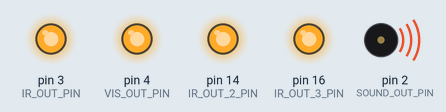
The sketch below on a simulated Arduino Uno, built with avr-gcc and run on an emulated ATmega328P. Parts: output pins drawn as LEDs (lit = HIGH), buzzer (waves = sounding). Pins used as bus, display or sensor lines are not drawn.

Above: at 0.1 s.
At 0.6 s:
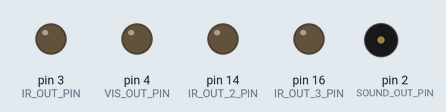
Timing chart, 0 to 2.1 s (numbered marks = the images above):
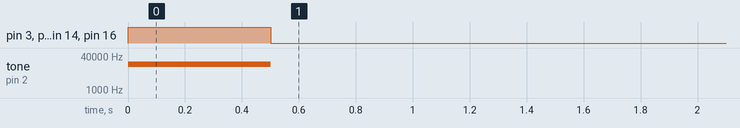

The sketch:

tone_ir_trigger.ino
```cpp
#define NOTE 16000  // in Hz
#define DELAY 3600000 // in ms (Set for 1 Hour)
#define SIGNAL_LENGTH 500 // in ms
#define SOUND_OUT_PIN 2
#define IR_OUT_PIN 3  // pin of infrared LED
#define VIS_OUT_PIN 4 // pin of visible LED
#define TRIGGER_OUT_PIN 5 // pin of EEG trigger
#define IR_OUT_2_PIN 14  // pin of infrared LED
#define IR_OUT_3_PIN 16  // pin of infrared LED

long myTimer = -DELAY;
void setup() {
  pinMode(IR_OUT_PIN, OUTPUT);
  pinMode(IR_OUT_2_PIN, OUTPUT);
  pinMode(IR_OUT_3_PIN, OUTPUT);
  pinMode(VIS_OUT_PIN, OUTPUT);
  pinMode(TRIGGER_OUT_PIN, OUTPUT);
}
void loop() {
  if (millis() > DELAY + myTimer ) {
    myTimer = millis();
    tone(SOUND_OUT_PIN, NOTE);
    digitalWrite(IR_OUT_PIN, HIGH);
    digitalWrite(IR_OUT_2_PIN, HIGH);
    digitalWrite(IR_OUT_3_PIN, HIGH);
    digitalWrite(VIS_OUT_PIN, HIGH);
    digitalWrite(TRIGGER_OUT_PIN, HIGH);
    delay(SIGNAL_LENGTH);
    noTone(SOUND_OUT_PIN);
    digitalWrite(IR_OUT_PIN, LOW);
    digitalWrite(IR_OUT_2_PIN, LOW);
    digitalWrite(IR_OUT_3_PIN, LOW);
    digitalWrite(VIS_OUT_PIN, LOW);
    digitalWrite(TRIGGER_OUT_PIN, LOW);
  }
}
```

Measured:
- by itself, pin 3 (IR_OUT_PIN), pin 4 (VIS_OUT_PIN), pin 14 (IR_OUT_2_PIN), pin 16 (IR_OUT_3_PIN): LOW → HIGH at 0.00 s, → LOW 0.50 s later
- by itself, tone on pin 2 (SOUND_OUT_PIN): silent → 16000 Hz at 0.00 s, → silent 0.50 s later
